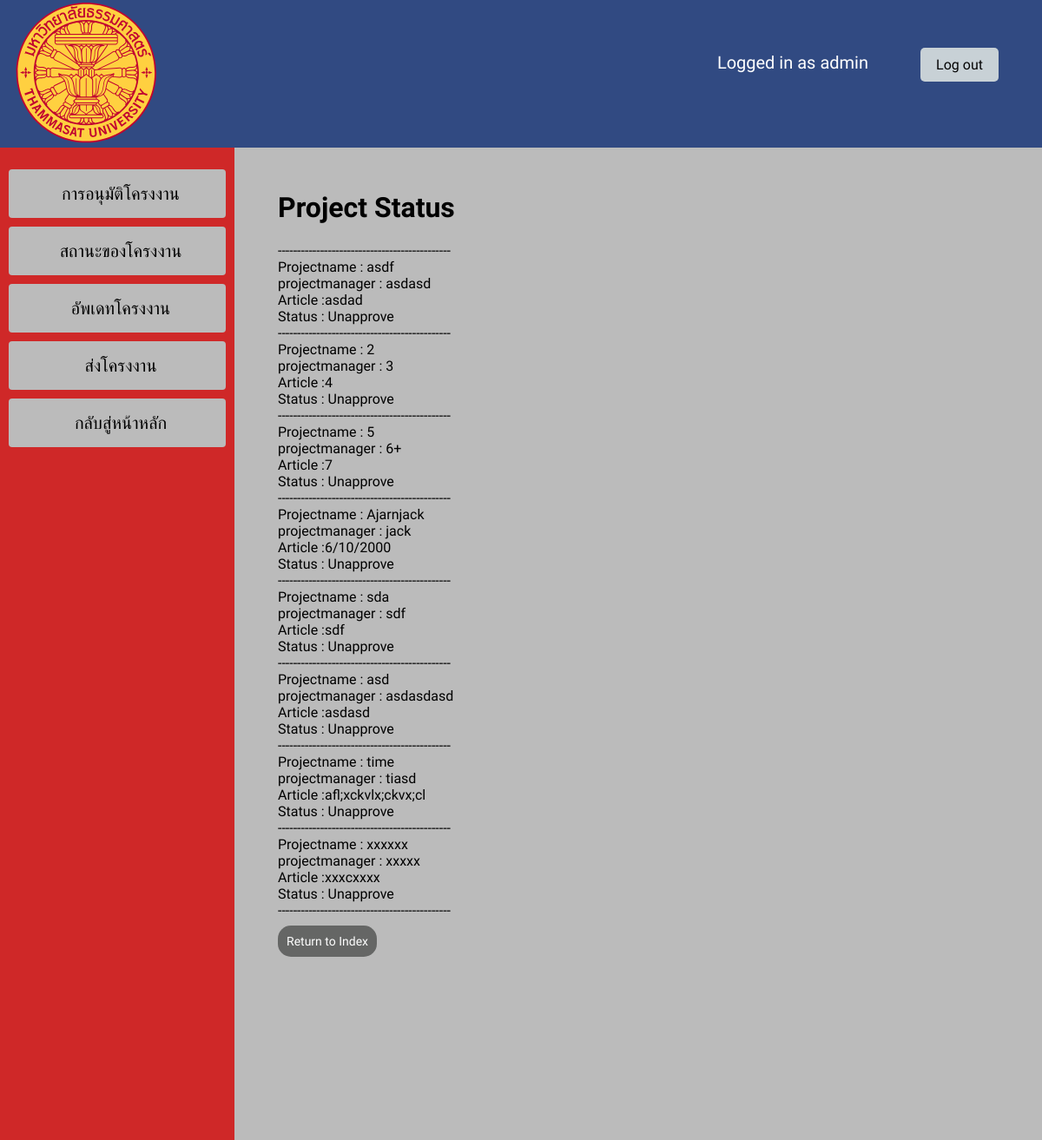
/status (signed in), run on an earlier commit of the app's database.
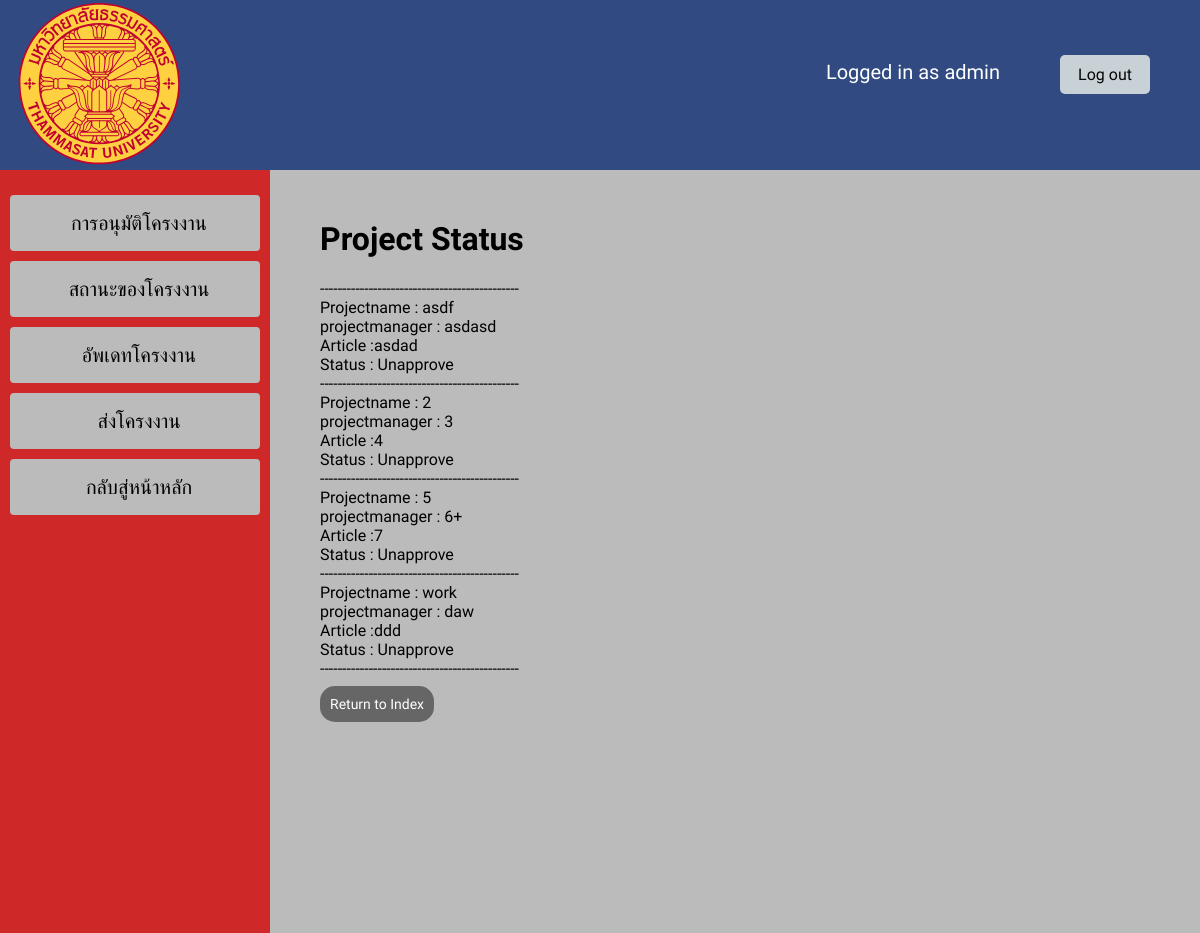
And on a later commit of the database.
### project/models.py (models this page shows)
class ProjectBefore (models.Model):
    ProID = models.AutoField(primary_key=True)
    status = models.CharField(max_length=100 ,default='Unapprove')
    projectname = models.CharField(max_length=150)
    projectmanager= models.CharField(max_length=150)
    article = models.CharField(max_length=1500)
    PreStudentID = models.ManyToManyField(User, blank=True, related_name="PreStudentID")

### users/views.py (the view)
# urls.py: path('status', views.status, name='status'),
def status(request):
    user = User.objects.get(username = request.user.username)
    return render(request, "users/projectstatus.html",{
        "projectb": ProjectBefore.objects.filter(PreStudentID=user)
    })

### users/templates/users/projectstatus.html (shortened to what this page needs)
{% extends "users/layout.html" %}
{% block body %}
<body style="background-color:#bbbbbb;">
    <div style="margin:220px 50px">
    <h1> Project Status </h1>
    <p>---------------------------------------------<br>
    {% for project in projectb %}
                    Projectname : {{ project.projectname }}<br>
                    projectmanager : {{ project.projectmanager }}<br>
                    Article :{{ project.article }}<br>
                    Status : {{ project.status }}<br>
                    ---------------------------------------------<br>
    {% endfor %}
</p>
    <a href="{% url 'users:index' %}" class="button">Return to Index</a>
</div>
</body>
{% endblock %}

### users/templates/users/layout.html (shortened to what this page needs)
<!DOCTYPE html>
{% load static %}
<html lang="en">
    <head>
        <link rel="stylesheet" href="{% static 'styles/layout.css' %}"/>
    </head>
<div class="navbar" style="margin-left: 0px;">
    <img src="static\images\Emblem_of_Thammasat_University.svg" height="170 px" width="170 px" style="padding-left:15px ;">
    <a href="{% url 'users:logout' %}">Log out</a><p>Logged in as {{ request.user.username }}</p>
</div>
<div class="sidenav">
    <button class="bullet" style="vertical-align:middle;"><span><a href="{% url 'users:approval' %}" >การอนุมัติโครงงาน</a> </span></button>
    <button class="bullet" style="vertical-align:middle"><span><a href="{% url 'users:status' %}" >สถานะของโครงงาน</a> </span></button>
    <button class="bullet" style="vertical-align:middle"><span><a href="{% url 'users:update' %}" >อัพเดทโครงงาน</a> </span></button>
    <button class="bullet" style="vertical-align:middle"><span><a href="{% url 'users:submit' %}" >ส่งโครงงาน</a> </span></button>
    <button class="bullet" style="vertical-align:middle"><span><a href="{% url 'users:index' %}" >กลับสู่หน้าหลัก</a> </span></button>
</div>
<div style="margin-top: 170px;margin-left: 270px;">
{% block body %}
{% endblock %}
</div>

### users/static/styles/layout.css (style rules this page uses)
.sidenav { height: 100%; width: 270px; position: fixed; z-index: 1; top: 0; left: 0; background-color: #cf2828; overflow-x: hidden; margin-top: 170px; padding-top: 20px; }
.sidenav a { padding: 6px 8px 6px 16px; text-decoration: none; font-size: 20px; color: #000000; display: block; }
.bullet { display: inline-block; border-radius: 4px; background-color: #bbbbbb; border: none; color: #f8f8f8; text-align: center; font-size: 28px; padding: 10px; width: 250px; transition: all 0.5s; cursor: pointer; margin: 5px; margin-left: 10px; }
.bullet span { cursor: pointer; display: inline-block; position: relative; transition: 0.5s; }
.bullet span:after { content: '\00bb'; position: absolute; opacity: 0; top: 0; right: -15px; transition: 0.5s; }
.button { position: relative; background-color: #656665; border: none; font-size: 14px; color: #FFFFFF; padding:10px; width: 200px; text-align: center; transition-duration: 0.4s; text-decoration: none; overflow: hidden; border-radius: 15px; cursor: pointer; }
.button:after { content: ""; background: #f1f1f1; display: block; position: absolute; padding-top: 10px; padding-left: 10px; margin-left: -20px !important; margin-top: -120%; opacity: 0; transition: all 0.8s }
.navbar { overflow: hidden; background-color: #314a82; height: 170px; position: fixed; top: 0; width: 100%; margin-left: 0; }
.navbar a { float: right; display: block; color: #050505; text-align: center; padding: 10px 10px; margin-top: 55px; margin-right: 50px; text-decoration: none; background-color: #c8d1d6; border-radius: 5px; width: 70px; }
.navbar p { float: right; display: block; color: #ffffff; padding: 10px 10px; margin-top: 50px; margin-right: 50px; text-decoration: none; font-size: 20px; }
body { margin: 0; font-family: 'Kanit', sans-serif; }
a { font-family: 'Kanit', sans-serif; }

What changed in the data, as far as the page shows it:
removed ProjectBefore: projectname "sda", projectmanager "sdf", article "sdf", status "Unapprove"
removed ProjectBefore: projectname "asd", projectmanager "asdasdasd", article "asdasd", status "Unapprove"
removed ProjectBefore: projectname "time", projectmanager "tiasd", article "afl;xckvlx;ckvx;cl", status "Unapprove"
removed ProjectBefore: projectname "xxxxxx", projectmanager "xxxxx", article "xxxcxxxx", status "Unapprove"
changed ProjectBefore: projectname "Ajarnjack" → "work"; projectmanager "jack" → "daw"; article "6/10/2000" → "ddd"
